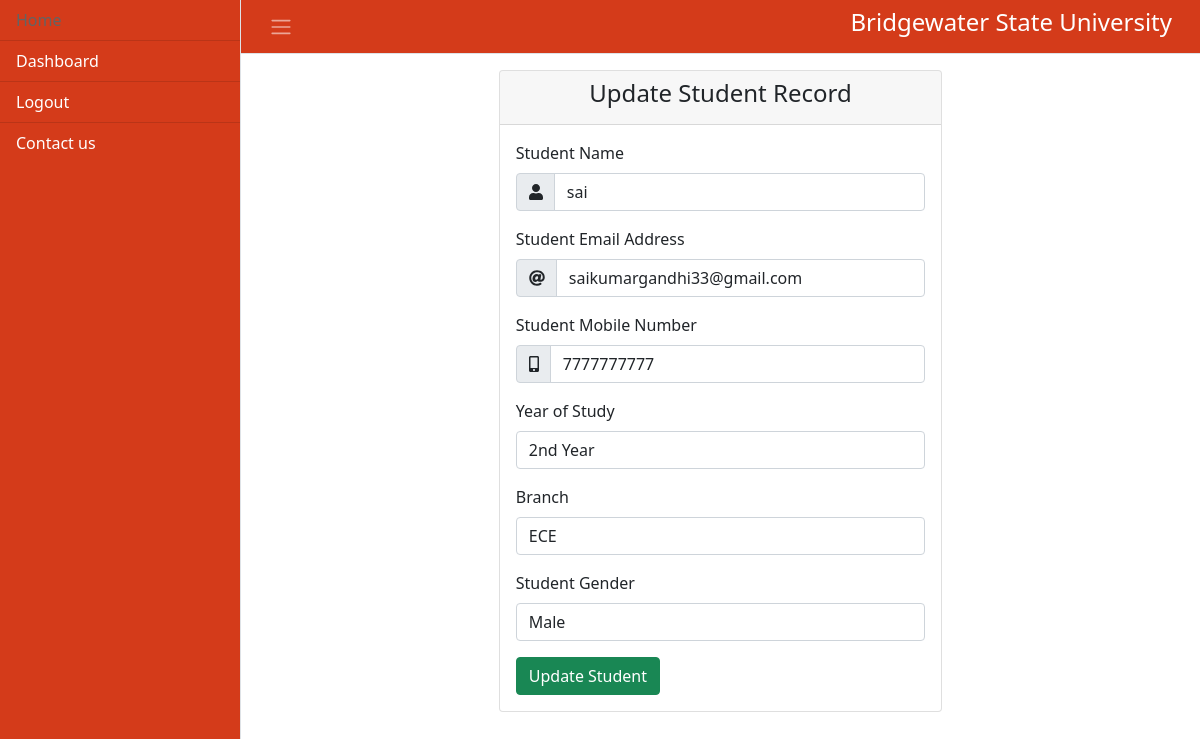
Before: /edit_student/edit/4/ (signed in) with the older database file.
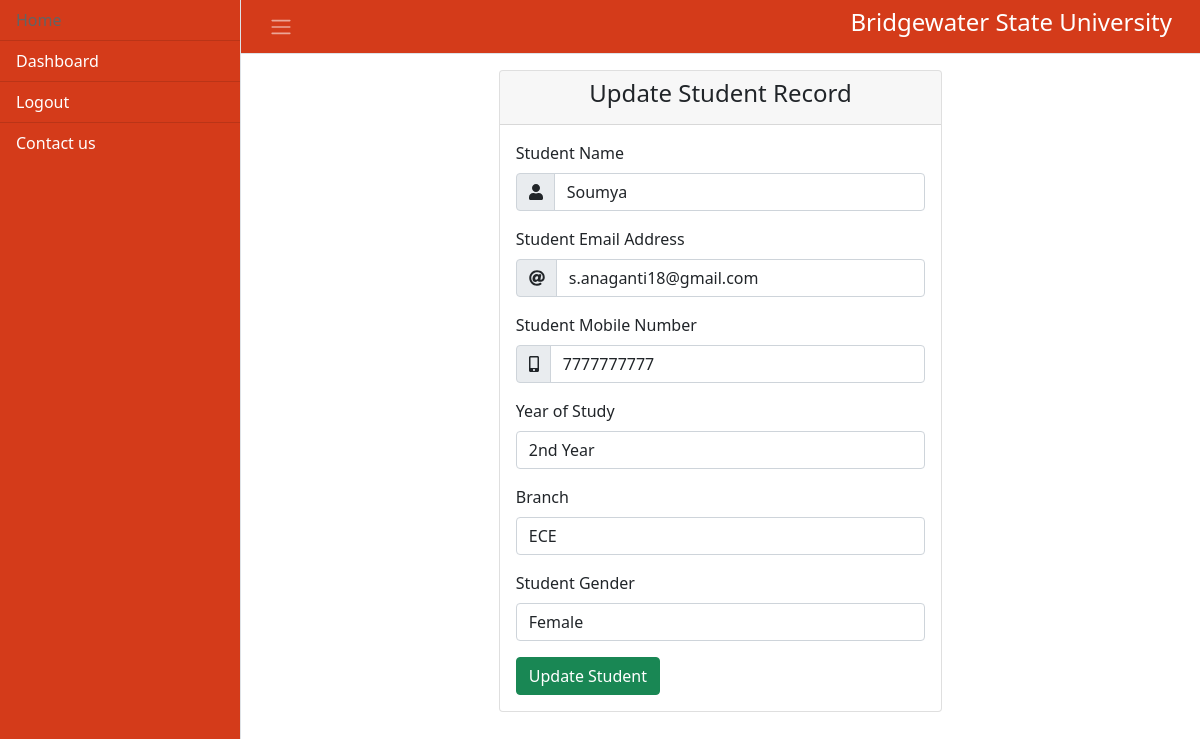
After: the same page with the newer database file.
### tables this page shows
CREATE TABLE users (id INTEGER PRIMARY KEY AUTOINCREMENT, name TEXT, mail TEXT, gender TEXT, pwd TEXT, mobile TEXT, role INTEGER, year TEXT, branch TEXT, resetpassword TEXT);

### app.py (the view)
@ app.route("/edit_student/<action>/<student_id>/", methods=['GET'])
def edit_student(action, student_id):
    title = "Edit Students"
    student_data = []
    redirect_url = "edit_student.html"
    try:
        with sqlite3.connect("database.db") as con:
            cur = con.cursor()
            userid = session["userid"]
            if(action == "delete"):
                cur.execute(
                    "delete from users where id!=? and id=?", (userid, student_id))
                msg = "Student record deleted successfully"
            elif(action == "edit"):
                cur.execute(
                    "select * from users where id!=? and id=?", (userid, student_id))
                student_data = cur.fetchone()
                msg = "Editing Trip"
                redirect_url = "updating_student.html"
            con.commit()
    except:
        con.rollback()
        msg = "Unable to perform operation"
    finally:
        data = {
            "title": title,
            "msg": msg,
            "student_data": student_data
        }
        print(data)
        return render_template(redirect_url, data=data)
        con.close()

### templates/updating_student.html (shortened to what this page needs)
{% extends "base.html" %}
{% block content %}
<div class="container pt-3 pb-3 mb-3 col-sm-6">
    <div class="card">
        <div class="card-header">
            <h4 class="text-center">Update Student Record</h4>
        </div>
        <div class="card-body">
            <form action="{{url_for('update_student')}}" method="post">
                <div class="form-group">
                    <label for="username">Student Name</label>
                    <div class="input-group mb-3">
                        <div class="input-group-prepend"> <span class="input-group-text"><i class="fas fa-user"
                                    aria-hidden="true"></i></span> </div>
                        <input name="username" value="{{data['student_data'][1]}}" autocomplete="off"
                            class="form-control" type="text" id="username" required>
                    </div>
                </div>
                <div class="form-group">
                    <label for="signmail">Student Email Address</label>
                    <div class="input-group mb-3">
                        <div class="input-group-prepend"> <span class="input-group-text"><i class="fas fa-at"
                                    aria-hidden="true"></i></span> </div>
                        <input name="signmail" autocomplete="off" class="form-control" placeholder="username@gmail.com"
                            type="email" value="{{data['student_data'][2]}}" id="signmail" required>
                    </div>
                </div>
                <div class="form-group">
                    <label for="mobile">Student Mobile Number</label>
                    <div class="input-group mb-3">
                        <div class="input-group-prepend"> <span class="input-group-text"><i class="fas fa-mobile-alt"
                                    aria-hidden="true"></i></span> </div>
                        <input name="mobile" autocomplete="off" class="form-control" placeholder="9999999999"
                            pattern="[0-9]{10}" value="{{data['student_data'][5]}}" maxlength="10" type="tel"
                            id="mobile" required>
                    </div>
                </div>
                <div class="form-group">
                    <label for="year">Year of Study</label>
                    <select class="form-control" id="year" name="year" required>
                        <option value="2nd Year">2nd Year</option>
                    </select>
                </div>
                <div class="form-group">
                    <label for="branch">Branch</label>
                    <select class="form-control" id="branch" name="branch" required>
                        <option value="ECE">ECE</option>
                    </select>
                </div>
                <div class="form-group">
                    <label for="gender">Student Gender </label>
                    <select class="form-control" id="gender" name="gender" required>
                        <option value="male">Male</option>
                        <option value="female">Female</option>
                    </select>
                </div>
                <button type="submit" id="myBtn" class="btn btn-success">Update Student</button>
            </form>
        </div>
    </div>
</div>
{% endblock %}

Changed rows visible on the page:
changed users: username "sai" → "Soumya"; signmail "saikumargandhi33@gmail.com" → "s.anaganti18@gmail.com"
Other visible differences:
form field gender: "Male" → "Female"
